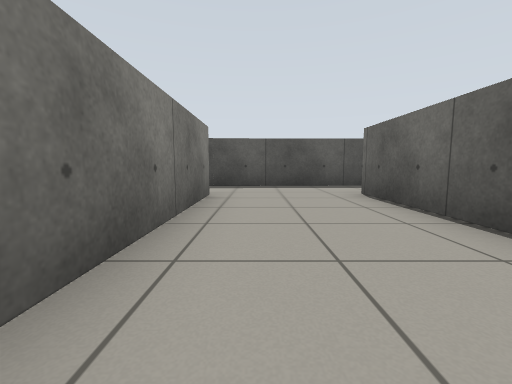
view 1 (above)

16 first-person views from a walk through a Gazebo world. The camera is 0.58 m above the floor, tilts 6° down and sees 90° across. The floor is counted in squares, 1 m on a side. Each view is taken from the middle of a square. On the plan, view 1 faces up. The plan holds only what a view shows up to about 9 squares ahead; the rest is blank.

view 2
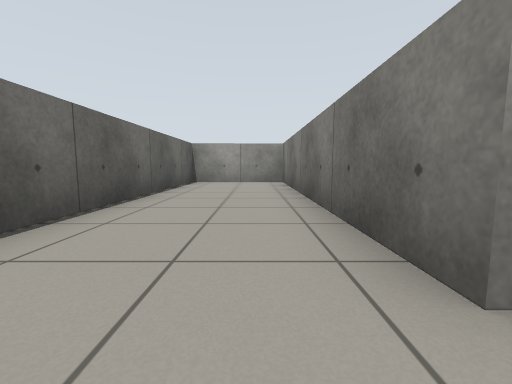

view 3
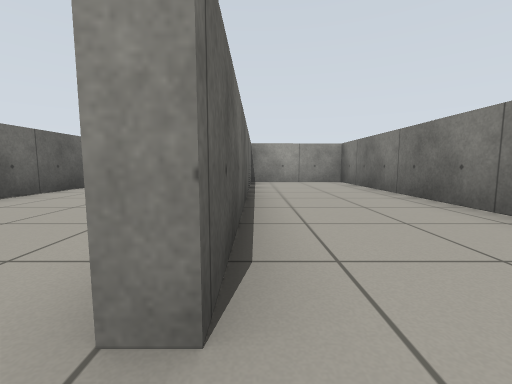

view 4
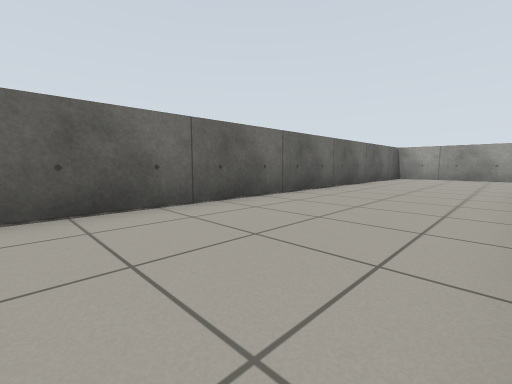

view 5
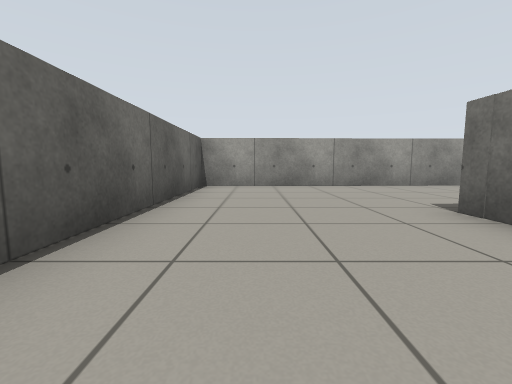

view 6
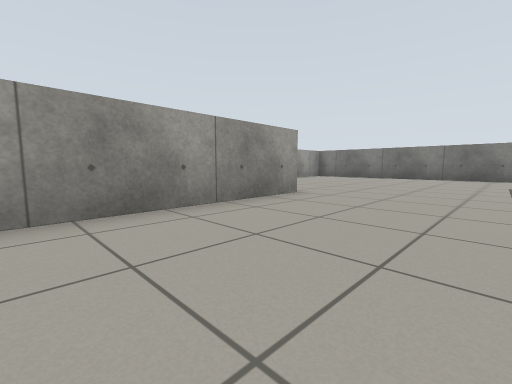

view 7
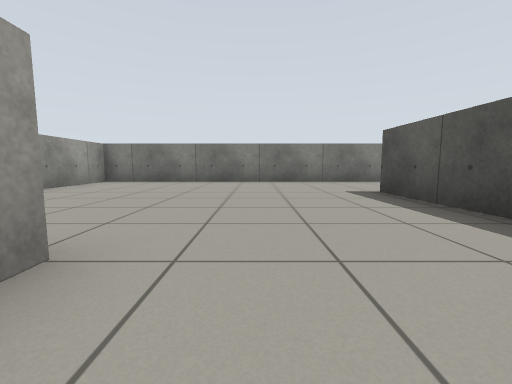

view 8
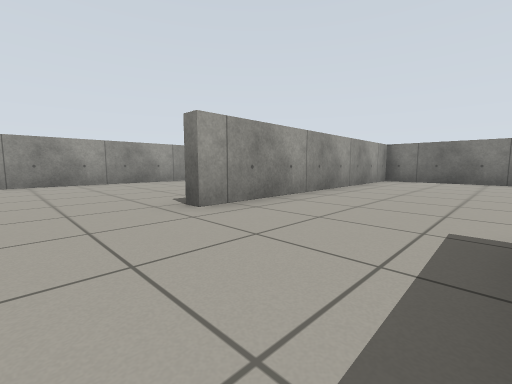

view 9
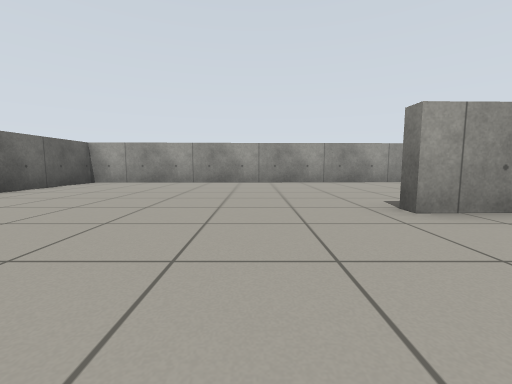

view 10
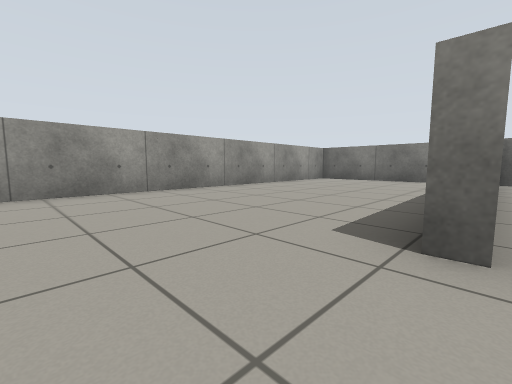

view 11
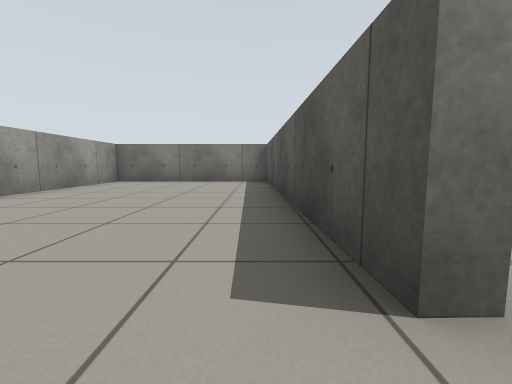

view 12
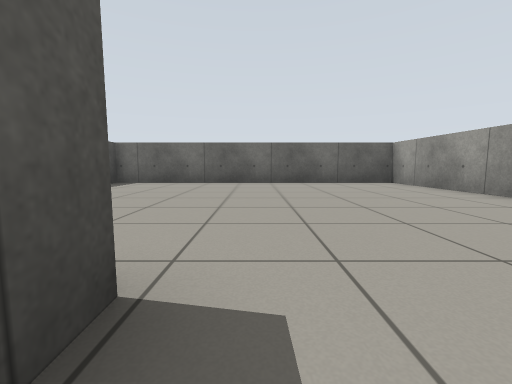

view 13
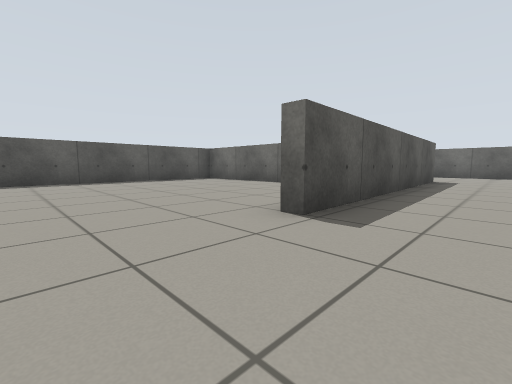

view 14
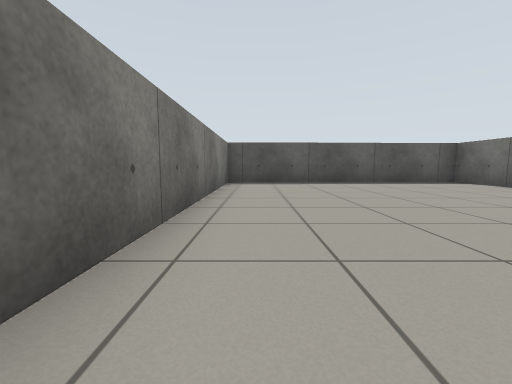

view 15
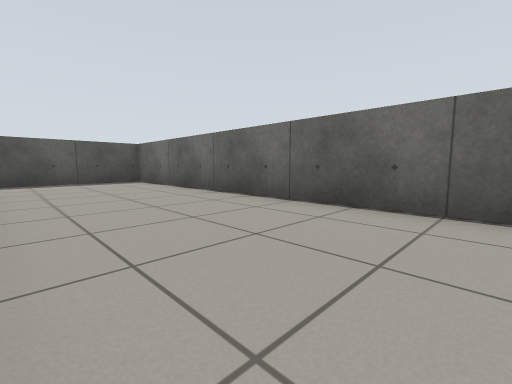

view 16
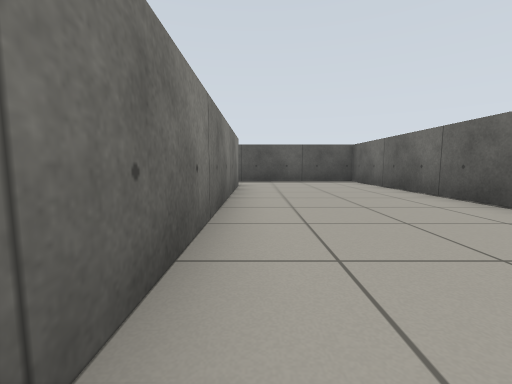

### Floor plan
Points are (right, up) in squares from view 1. A wall is a line through its corners. A room is listed if a view was taken in it or the views show most of it. See-through windows are left out.
Room 1 (views 1, 2)
walls: (-0.9, 5.1) (-0.9, -2.8) (2.2, -2.8) (2.2, 5.2); (1.6, 7.2) (-0.4, 7.1)
ways out: opening at (2, 6) to room 2; opening at (-1, 6)
Room 2 (views 3, 4, 5, 6, 7, 8, 9, 10, 11, 12, 13, 14, 15, 16)
walls: (-1.6, -7.3) (6.5, -7.1) (6.5, 7.3) (1.6, 7.2); (-1.2, 0.5) (-1.2, 1.1); (-1.2, 2.8) (-1.2, 4.7) (-8.9, 4.5) (-8.9, -11.3) (-0.9, -11) (-0.9, -11.4) (-8.6, -11.6); (-8.9, -11.5) (-8.9, -16.9) (6.5, -16.5) (6.5, -7.4) (6, -7.4); (2.2, 5.2) (2.5, 5.2) (2.5, -3.1) (-5.6, -3.3)
ways out: opening at (2, 6) to room 1

Positions as (right, up) in squares from view 1, and headings:
1: (0, 0), facing up
2: (0, 6), facing down
3: (2, 6), facing down
4: (3, 5), facing down-right
5: (5, 0), facing down
6: (3, -4), facing down-left
7: (0, -6), facing left
8: (1, -8), facing down-left
9: (1, -8), facing down
10: (1, -11), facing down-left
11: (0, -12), facing left
12: (-2, -12), facing right
13: (-8, -5), facing up-right
14: (-8, -4), facing up
15: (3, -2), facing up-right
16: (3, -2), facing up
